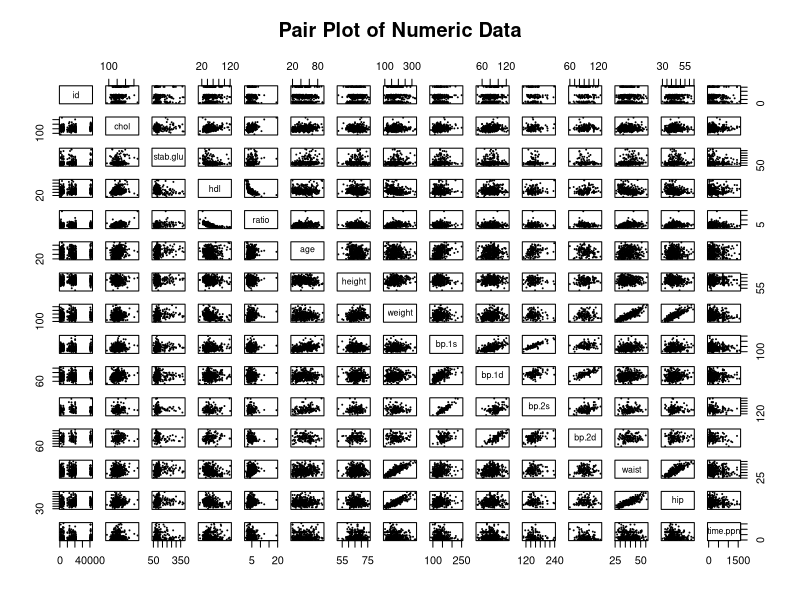
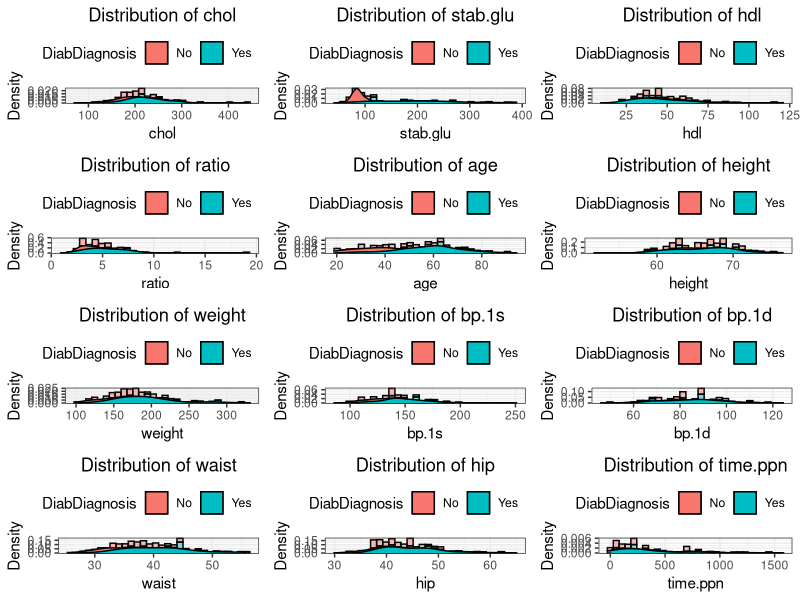

These figures' R source, in order:
##################################
###  DIABETES CLASSIFICATION   ###
##################################

#Packages installation
install.packages("tidyverse")
install.packages("e1071")
install.packages("caTools")
install.packages("caret")
install.packages("klaR")
install.packages("mvtnorm")
install.packages("class")
install.packages("gridExtra")

#Packages loading
library(tidyverse)
library(ggplot2)
library(e1071)
library(caTools)
library(caret)
# library(klaR)
library(mvtnorm)
library(class)
library(gridExtra)
library(pROC)

#Set working directory
#getwd()
#setwd('/Users/americoliguori/Desktop/Ame/University/Laurea Magistrale/Second Year/Second Semester/HDA/HdaClassification')
#dir()

#### Loading Data & Dataset Details #### 
Diabetes=read.csv("data/DiabetesClass.csv",header=T,na.strings='')
head(Diabetes)
str(Diabetes)
dim(Diabetes)

summary(Diabetes)

#### Defining the Response Variable ####
count <- table(Diabetes$DiabDiagnosis)
withDiabetes <- count[2]
withoutDiabetes <- count[1]
cat("DiabDiagnosis Count:", withDiabetes, "\nNon-DiabDiagnosis Count:", withoutDiabetes, "\n")

#Removal of rows with NAs values in the DiabDiagnosis column.
Diabetes <- Diabetes[complete.cases(Diabetes$DiabDiagnosis), ]
dim(Diabetes)

#Pairwise Plots
numeric_data <- sapply(Diabetes, is.numeric)
dev.new()
pairs(Diabetes[,numeric_data], pch = 19, cex = 0.1, main = "Pair Plot of Numeric Data")
#Notes about Pairwise Plot:
#some notable relationships include weight and waist, bp.1s and bp.1d, waist and hip, weight and hip.


##########################
#### DATASET CLEANING ####
##########################

#We drop bp.2s and bp.2d because there are too many missing values (262 NAs each)
Diabetes <- Diabetes %>% select(-"bp.2s", -"bp.2d")

#Sobstitute the NAs of chol, hdl e ratio with median computed values
medians_by_DiabDiagnosis <- Diabetes %>%
  group_by(DiabDiagnosis) %>%
  summarise(across(c(chol, hdl, ratio), ~ median(.x, na.rm = TRUE)))

Diabetes <- left_join(Diabetes, medians_by_DiabDiagnosis, by = "DiabDiagnosis", suffix = c("", "_median"))

Diabetes <- Diabetes %>%
  mutate(
    chol = ifelse(is.na(chol), chol_median, chol),
    hdl = ifelse(is.na(hdl), hdl_median, hdl),
    ratio = ifelse(is.na(ratio), chol_median / hdl_median, ratio)
  ) %>%
  select(-ends_with("_median")) 

#################################
#### HISTOGRAM VISUALIZATION ####
#################################

#Analyze the distribution of each variable according to the presence or not of Diabete

#Function for create histograms 
create_histogram <- function(variable) {
  if (!(is.factor(Diabetes[[variable]]) || is.character(Diabetes[[variable]]))) {  # Exclude discrete variables
    ggplot(Diabetes, aes(x = !!sym(variable), fill = DiabDiagnosis)) +
      geom_histogram(aes(y = after_stat(density)), color = 'black', alpha = 0.5, bins = 30) +
      geom_density(color = 'black') +
      labs(x = variable, y = 'Density', fill = 'DiabDiagnosis', title = paste('Distribution of', variable)) +
      theme_bw() +
      theme(plot.title = element_text(hjust = 0.5),
            legend.position = 'top',
            legend.justification = 'right')
  } else {
    return(NULL)  # Return NULL for discrete variables
  }
}

#Creation of histograms for each variable
histograms <- lapply(names(Diabetes)[-1], create_histogram)

# Filter out NULL values (for discrete variables)
histograms <- histograms[!sapply(histograms, is.null)]

# Visualization of histograms in a grid layout
dev.new()
grid.arrange(grobs = histograms, ncol = 3)


##################################
####      CLASSIFICATION      ####
##################################

set.seed(2024)

Diabetes$frame <- as.numeric(factor(Diabetes$frame, levels = c('small', 'medium', 'large')))
Diabetes <- Diabetes[, !(names(Diabetes) %in% c('id', 'location', 'height', 'bp.1d', 'time.ppn', 'gender'))]
Diabetes$DiabDiagnosis=factor(Diabetes$DiabDiagnosis)

# Split the data into training and testing sets
splitIndex <- createDataPartition(Diabetes$DiabDiagnosis, p = 0.7, list = FALSE)
train_data <- Diabetes[splitIndex, ]
test_data <- Diabetes[-splitIndex, ]

# Check for and handle missing values
train_data <- train_data %>% na.omit()
test_data <- test_data %>% na.omit()

# Define the models
models <- list(
  'Gaussian Naive Bayes' = naiveBayes(DiabDiagnosis ~ ., data = train_data),
  'Logistic Regression' = glm(DiabDiagnosis ~., data = train_data, family = binomial),
  'k-NN Classification' = knn(train = train_data[, -ncol(train_data)], test = test_data[, -ncol(test_data)], cl = train_data$DiabDiagnosis, k = 5)
)

# Create a data frame to store the results
results_Diabetes <- data.frame(Model = character(),
                               Accuracy = numeric(),
                               Precision = numeric(),
                               Recall = numeric(),
                               F1_Score = numeric(),
                               stringsAsFactors = FALSE)

# Train and evaluate models
for (model_name in names(models)) {
  model <- models[[model_name]]
  
  if (model_name == 'Gaussian Naive Bayes') {
    # Make predictions on the test set
    y_pred <- as.factor(predict(model, newdata = test_data, type = 'class'))
  } else if (model_name == 'Logistic Regression') {
    y_pred <- factor(predict(model, newdata = test_data, type = "response") > 0.5, levels = c(FALSE, TRUE), labels = c("No", "Yes"))
  } else if (model_name == 'k-NN Classification') {
    y_pred <- model
  }
  
  # Calculate evaluation metrics
  cm <- confusionMatrix(y_pred, test_data$DiabDiagnosis)
  accuracy <- cm$overall['Accuracy'] * 100
  precision <- cm$byClass['Pos Pred Value'] * 100
  recall <- cm$byClass['Sensitivity'] * 100
  f1 <- cm$byClass['F1'] * 100
  
  # Print results
  cat(paste0(model_name, ":\n"))
  cat(paste0("  Accuracy: ", accuracy, "\n"))
  cat(paste0("  Precision: ", precision, "\n"))
  cat(paste0("  Recall: ", recall, "\n"))
  cat(paste0("  F1-Score: ", f1, "\n"))
  
  # Add results to the data frame
  results_Diabetes <- rbind(results_Diabetes, data.frame(Model = model_name,
                                                         Accuracy = accuracy,
                                                         Precision = precision,
                                                         Recall = recall,
                                                         F1_Score = f1))
  
  # Print Confusion Matrix
  cat("  Confusion Matrix:\n")
  print(table(y_pred, test_data$DiabDiagnosis))
  cat("\n")
}

# Print final results
print(results_Diabetes)
